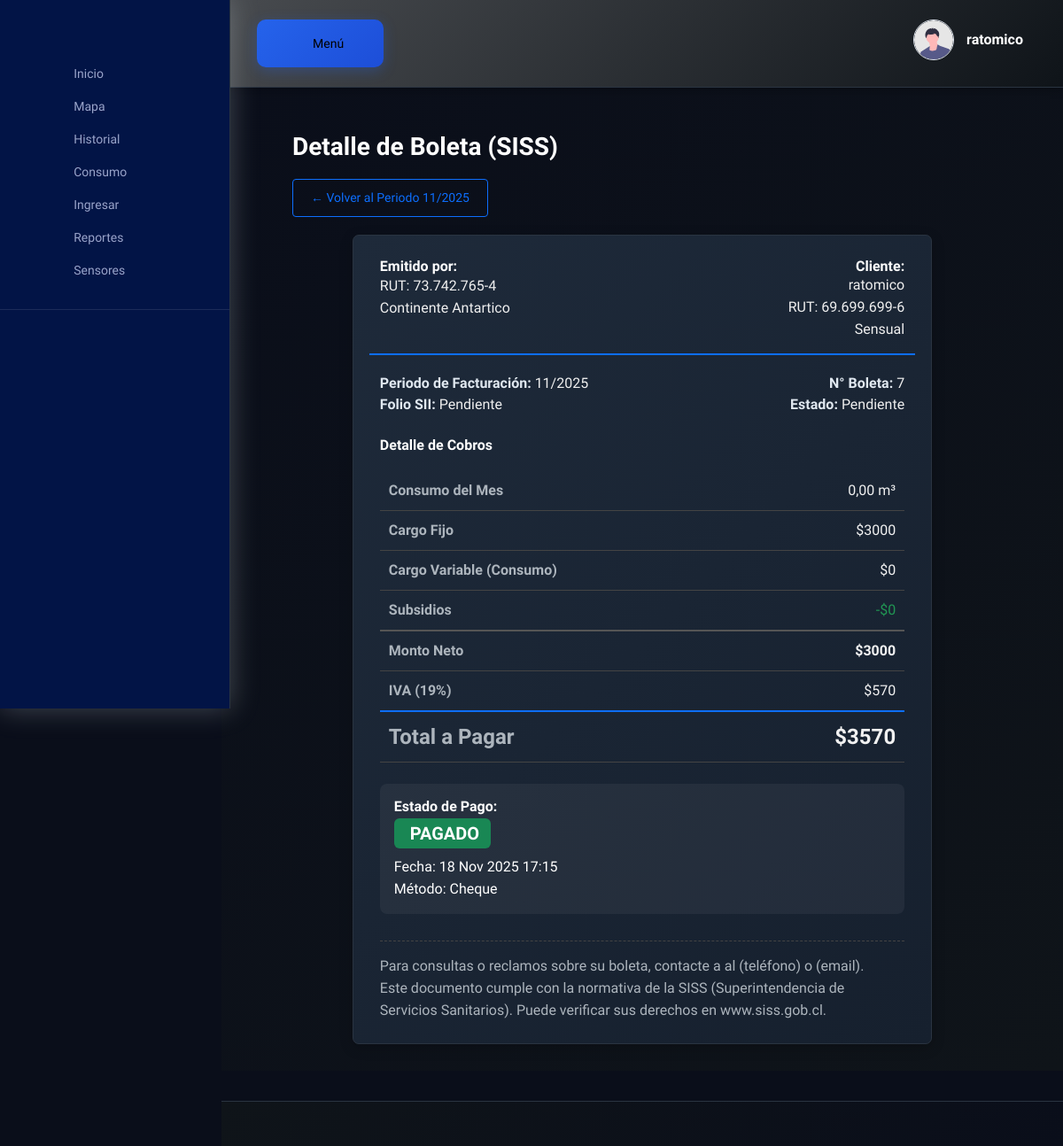
/empresa/boleta/7/ (signed in), run on the app's committed database.
### reportes/models.py (models this page shows, shortened)
class Boleta(models.Model):
    empresa = models.ForeignKey(Organizacion, on_delete=models.CASCADE, related_name="boletas_emitidas")
    cliente = models.ForeignKey(Usuario, on_delete=models.PROTECT, related_name="boletas_recibidas", limit_choices_to={'organizacion_admin__isnull': False})
    tarifa_aplicada = models.ForeignKey(Tarifa, on_delete=models.PROTECT)
    mes = models.PositiveIntegerField()
    ano = models.PositiveIntegerField()
    fecha_emision = models.DateTimeField(auto_now_add=True)
    consumo_m3 = models.FloatField(default=0)
    monto_cargo_fijo = models.PositiveIntegerField()
    monto_consumo_variable = models.PositiveIntegerField()
    monto_subsidio = models.PositiveIntegerField(default=0)
    monto_neto = models.PositiveIntegerField()
    monto_iva = models.PositiveIntegerField()
    monto_total = models.PositiveIntegerField()
    estado_sii = models.CharField(max_length=50, default="Pendiente")
    folio_sii = models.CharField(max_length=100, blank=True, null=True)
    pdf_boleta = models.FileField(upload_to='boletas/', blank=True, null=True)
    class EstadoPago(models.TextChoices):
        PENDIENTE = 'PENDIENTE', 'Pendiente de Pago'
        PAGADO = 'PAGADO', 'Pagado'
        VENCIDO = 'VENCIDO', 'Vencido'
    estado_pago = models.CharField(
        max_length=20,
        choices=EstadoPago.choices,
        default=EstadoPago.PENDIENTE
    )
    fecha_pago = models.DateTimeField(null=True, blank=True, verbose_name="Fecha de Pago Real")
    metodo_pago = models.CharField(
        max_length=50,
        blank=True,
        help_text="Ej: Transferencia, Efectivo, Cheque"
    )
    class Meta:
        unique_together = ('cliente', 'mes', 'ano')

class Tarifa(models.Model):
    cargo_fijo = models.PositiveIntegerField(default=3000, help_text="Monto fijo mensual en CLP")
    limite_tramo_1 = models.FloatField(default=15, help_text="Límite del primer tramo en m³")
    valor_tramo_1 = models.PositiveIntegerField(default=500, help_text="Valor por m³ en Tramo 1 (CLP)")
    valor_tramo_2 = models.PositiveIntegerField(default=1000, help_text="Valor por m³ sobre el Tramo 1 (CLP)")
    iva = models.FloatField(default=0.19, help_text="Porcentaje de IVA (ej: 0.19)")
    @property
    def iva_porcentaje(self):
        return int(self.iva * 100)

### gestorUser/models.py (models this page shows, shortened)
class Organizacion(models.Model):
    nombre = models.CharField(max_length=200, unique=True)
    rut_empresa = models.CharField("RUT de la Empresa", max_length=12, blank=True)
    direccion_empresa = models.CharField("Dirección de la Empresa", max_length=255, blank=True)
    tarifa = models.OneToOneField(
        'reportes.Tarifa',
        on_delete=models.SET_NULL,
        null=True, blank=True,
        related_name="organizacion"
    )

class Usuario(models.Model):
    usuario = models.OneToOneField(User, on_delete=models.CASCADE)
    limite_consumo_mensual = models.PositiveIntegerField(default=10000,help_text="Límite de consumo mensual total en Litros")
    organizacion_admin = models.ForeignKey(
        Organizacion,
        on_delete=models.SET_NULL,
        null=True, blank=True,
        related_name="clientes_administrados"
    )
    rut_cliente = models.CharField("RUT del Cliente", max_length=12, blank=True)
    direccion = models.CharField("Dirección del Cliente", max_length=255, blank=True)

### reportes/views.py (the view)
# urls.py: path('empresa/boleta/<int:boleta_id>/', reportes_views.ver_boleta_view, name='empresa_boleta_detalle'),
@login_required
def ver_boleta_view(request, boleta_id):
    boleta = get_object_or_404(Boleta, id=boleta_id)
    usuario_actual = request.user.usuario
    es_propietario = (boleta.cliente == usuario_actual)
    organizacion_actual = get_organizacion_actual(usuario_actual)
    es_administrador = (boleta.empresa == organizacion_actual)
    if not (es_propietario or es_administrador):
        messages.error(request, "No tiene permiso para ver esta boleta.")
        if organizacion_actual: # Si es empleado, lo mandamos a su panel
            return redirect('empresa_facturacion')
        else: # Si es cliente, lo mandamos al suyo
            return redirect('post_login')
    context = {
        'boleta': boleta
    }
    return render(request, 'reportes/boleta_detalle.html', context)

### sensores/views.py (called while the page is built)
def get_organizacion_actual(usuario_perfil):
    try:
        membresia = Membresia.objects.get(usuario=usuario_perfil)
        return membresia.organizacion
    except Membresia.DoesNotExist:
        return None

### templates/reportes/boleta_detalle.html (shortened to what this page needs)
{% extends "base/base_dashboard.html" %}
{% load static %}
{% block dashboard_content %}
  <div class="title-wrapper pt-30 mb-20">
    <h2>Detalle de Boleta (SISS)</h2>
    <a
      href="{% url 'empresa_facturacion_detalle' ano=boleta.ano mes=boleta.mes %}"
      style="margin-top: 19px;"
      class="btn btn-outline-primary btn-sm"
    >
      &larr; Volver al Periodo {{ boleta.mes }}/{{ boleta.ano }}
    </a>
  </div>
  <div class="row">
    <div class="col-lg-10 mx-auto">
      <div class="card-style mb-30">
        <div class="boleta-header row">
          <div class="col-md-6">
            <h5>Emitido por:</h5>
            <p class="text-light" style="margin-bottom: 0;">
              RUT: {{ boleta.empresa.rut_empresa }}
            </p>
            <p class="text-light" style="margin-bottom: 0;">
              {{ boleta.empresa.direccion_empresa }}
            </p>
          </div>
          <div class="col-md-6 text-md-end">
            <h5>Cliente:</h5>
            <strong class="text-light">{{ boleta.cliente.usuario.username }}</strong>
            <p class="text-light" style="margin-bottom: 0;">
              RUT: {{ boleta.cliente.rut_cliente }}
            </p>
            <p class="text-light" style="margin-bottom: 0;">
              {{ boleta.cliente.direccion }}
            </p>
          </div>
        </div>
        <div class="row mb-4">
          <div class="col-6">
            <strong>Periodo de Facturación:</strong>
            <span class="text-light">{{ boleta.mes }}/{{ boleta.ano }}</span>
          </div>
          <div class="col-6 text-end">
            <strong>N° Boleta:</strong>
            <span class="text-light">{{ boleta.id }}</span>
          </div>
          <div class="col-6">
            <strong>Folio SII:</strong>
            <span class="text-light">{{ boleta.folio_sii|default:"Pendiente" }}</span>
          </div>
          <div class="col-6 text-end">
            <strong>Estado:</strong>
            <span class="text-light">{{ boleta.estado_sii }}</span>
          </div>
        </div>
        <h5 class="mb-20">Detalle de Cobros</h5>
        <table class="boleta-detalle-tabla">
          <tbody>
            <tr>
              <th>Consumo del Mes</th>
              <td>{{ boleta.consumo_m3|floatformat:2 }} m³</td>
            </tr>
            <tr>
              <th>Cargo Fijo</th>
              <td>${{ boleta.monto_cargo_fijo }}</td>
            </tr>
            <tr>
              <th>Cargo Variable (Consumo)</th>
              <td>${{ boleta.monto_consumo_variable }}</td>
            </tr>
            <tr>
              <th>Subsidios</th>
              <td class="text-success">-${{ boleta.monto_subsidio }}</td>
            </tr>
            <tr style="border-top: 2px solid #555;">
              <th><strong>Monto Neto</strong></th>
              <td><strong>${{ boleta.monto_neto }}</strong></td>
            </tr>
            <tr>
              <th>IVA ({{ boleta.tarifa_aplicada.iva_porcentaje }}%)</th>
              <td>${{ boleta.monto_iva }}</td>
            </tr>
            <tr class="boleta-total" style="border-top: 2px solid #0d6efd;">
              <th>Total a Pagar</th>
              <td>${{ boleta.monto_total }}</td>
            </tr>
          </tbody>
        </table>
        <div class="mt-4 p-3" style="background-color: rgba(255,255,255,0.05); border-radius: 8px;">
          <div class="row align-items-center">
            <div class="col-md-6">
              <h5 class="mb-1">Estado de Pago:</h5>
              {% if boleta.estado_pago == 'PAGADO' %}
                <span class="badge bg-success fs-5">
                   PAGADO
                </span>
                <p class="mt-2 text-white mb-0" style="color: #fff !important;">
                  Fecha: {{ boleta.fecha_pago|date:"d M Y H:i" }} <br />
                  Método: {{ boleta.metodo_pago }}
                </p>
              {% else %}
                <span class="badge bg-warning text-dark fs-5">
                  <i class="lni lni-timer"></i> PENDIENTE
                </span>
              {% endif %}
            </div>
          </div>
        </div>
        <div class="siss-footer">
          <p>
            Para consultas o reclamos sobre su boleta, contacte a
            al (teléfono) o (email).
          </p>
          <p>
            Este documento cumple con la normativa de la SISS (Superintendencia de
            Servicios Sanitarios). Puede verificar sus derechos en www.siss.gob.cl.
          </p>
        </div>
      </div>
    </div>
  </div>
{% endblock %}

### templates/base/base_dashboard.html (shortened to what this page needs)
{% load static %}
<!DOCTYPE html>
<html lang="es">
<head>
    <link rel="stylesheet" href="{% static 'assets/css/bootstrap.min.css' %}" />
    <link href="https://cdn.lineicons.com/4.0/lineicons.css" rel="stylesheet" />
    <link rel="stylesheet" href="{% static 'assets/css/main.css' %}" />
    <link rel="stylesheet" href="{% static 'css/dashboard-dark-blue.css' %}" />
    <link rel="stylesheet" href="{% static 'estilocss/style.css' %}" />
</head>
<body>
  <aside class="sidebar-nav-wrapper">
    <div class="sidebar-logo">
        <nav class="sidebar-nav">
          <ul>
            {% if request.user.usuario.membresias.all.count > 0 %}
              <li class="nav-item">
                  <a href="{% url 'empresa_inicio' %}">
                      <span class="icon"><i class="lni lni-apartment"></i></span>
                      <span class="text">Inicio Empresa</span>
                  </a>
              </li>
              <li class="nav-item">
                  <a href="{% url 'empresa_mapa_general' %}">
                      <span class="icon"><i class="lni lni-map-marker"></i></span>
                      <span class="text">Mapa General</span>
                  </a>
              </li>
              <li class="nav-item">
                  <a href="{% url 'empresa_lista_clientes' %}">
                      <span class="icon"><i class="lni lni-users"></i></span>
                      <span class="text">Lista de Clientes</span>
                  </a>
              </li>
              <li class="nav-item">
                  <a href="{% url 'empresa_crear_cliente' %}">
                      <span class="icon"><i class="lni lni-plus"></i></span>
                      <span class="text">Registrar Cliente</span>
                  </a>
              </li>
              <li class="nav-item">
                <a href="{% url 'empresa_facturacion' %}">
                    <span class="icon"><i class="lni lni-revenue"></i></span>
                    <span class="text">Facturación</span>
                </a>
              </li>
              <li class="nav-item">
                  <a href="{% url 'empresa_configuracion_tarifas' %}">
                      <span class="icon"><i class="lni lni-cog"></i></span>
                      <span class="text">Configurar Tarifas</span>
                  </a>
              </li>
          {% else %}
          <li class="nav-item">
              <a href="{% url 'post_login' %}">
                  <span class="icon"></span>
                  <span class="text">Inicio</span>
              </a>
          </li>
          <li class="nav-item">
              <a href="{% url 'mapa_pagina' %}">
                  <span class="icon"></span>
                  <span class="text">Mapa</span>
              </a>
          </li>
          <li class="nav-item">
              <a href="{% url 'historial_pagina' %}">
                  <span class="icon"></span>
                  <span class="text">Historial</span>
              </a>
          </li>
          <li class="nav-item">
              <a href="{% url 'consumo_pagina' %}">
                  <span class="icon"></span>
                  <span class="text">Consumo</span>
              </a>
          </li>
          <li class="nav-item">
              <a href="{% url 'ingreso_pagina' %}">
                  <span class="icon"></span>
                  <span class="text">Ingresar</span>
              </a>
          </li>
          <li class="nav-item">
              <a href="{% url 'reportes_pagina' %}">
                  <span class="icon"></span>
                  <span class="text">Reportes</span>
              </a>
          </li>
          <li class="nav-item">
            <a href="{% url 'lista_sensores' %}"> <span class="icon"></span>
                <span class="text">Sensores</span>
            </a>
          </li>
        {% endif %}
      </ul>
    </nav>
  </aside>
  <main class="main-wrapper">
    <header class="header">
      <div class="container-fluid">
        <div class="row">
          <div class="col-lg-5 col-md-5 col-6">
            <div class="header-left d-flex align-items-center">
              <button style="border-radius: 10px;" id="menu-toggle" class="main-btn rounded-10" aria-label="Alternar menú" aria-expanded="false">
                 Menú
              </button>
            </div>
          </div>
          <div class="col-lg-7 col-md-7 col-6">
            <div class="header-right">
              <div class="profile-box">
                <button class="dropdown-toggle bg-transparent border-0" type="button" id="profile" data-bs-toggle="dropdown" aria-haspopup="true" aria-expanded="false" aria-label="Abrir menú de perfil">
                  <div class="profile-info">
                    <div class="info">
                      <div class="image">
                        <img src="{% static 'img/undraw_profile.svg' %}" alt="Profile" />
                      </div>
                      <div>
                        <h6>{{user.username}}</h6>
                      </div>
                    </div>
                  </div>
                </button>
              </div>
            </div>
          </div>
        </div>
      </div>
    </header>
    <section class="section">
      <div class="container-fluid">
        <div class="main-content">
          <div class="container-fluid">
            {% block dashboard_content %}
            {% endblock %}
          </div>
        </div>
      </div>
    </section>
    <footer class="footer">
    </footer>
  </main>
</body>
</html>

### static/css/dashboard-dark-blue.css (style rules this page uses)
body { background: #0a0e1a; color: #e0e8f0; }
.section { background: linear-gradient(135deg, #0a0e1a 0%, #0f1419 100%); }
.sidebar-nav-wrapper { background: linear-gradient(180deg, #1a2332 0%, #0f1419 100%); border-right: 1px solid #2a3441; }
.header { background: linear-gradient(135deg, #484b4f 0%, #0f1419 100%); border-bottom: 1px solid #2a3441; box-shadow: 0 2px 10px rgba(0,0,0,0.3); }
.icon-card, .card-style { background: linear-gradient(135deg, #1e2a3a 0%, #16202e 100%); border: 1px solid #2a3441; box-shadow: 0 4px 15px rgba(0,0,0,0.2); }
h2, h3, h4, h5, h6 { color: #e0e8f0; }
.text-success { color: #68d391; }
.footer { background: linear-gradient(135deg, #0f1419 0%, #0a0e1a 100%); border-top: 1px solid #2a3441; }
.main-btn { background: linear-gradient(135deg, #2563eb 0%, #1d4ed8 100%); border: none; box-shadow: 0 4px 15px rgba(37,99,235,0.3); }
h1, h2, h3, h4, h5, h6, .card-title, .card-header h6 { color: #ffffff; }

### templates/base/base_dashboard.html (style rules this page uses)
.sidebar-nav-wrapper { position: fixed; top: 0; left: 0; height: 100vh; overflow-y: auto; width: 260px; background: #021446; z-index: 999; }
.section { padding-top: 20px; }

### templates/reportes/boleta_detalle.html (style rules this page uses)
.boleta-header { border-bottom: 2px solid #0d6efd; padding-bottom: 15px; margin-bottom: 20px; }
.boleta-detalle-tabla { width: 100%; margin-top: 20px; }
.boleta-detalle-tabla th { text-align: left; padding: 10px; border-bottom: 1px solid #444; color: #adb5bd; }
.boleta-detalle-tabla td { text-align: right; padding: 10px; border-bottom: 1px solid #444; color: #f1f1f1; }
.boleta-total { font-size: 1.5em; font-weight: bold; color: #fff; }
.siss-footer { margin-top: 30px; padding-top: 15px; border-top: 1px dashed #444; font-size: 0.9em; color: #adb5bd; }

### data on the page
Boleta: mes "11", ano "2025", empresa.rut_empresa "73.742.765-4", empresa.direccion_empresa "Continente Antartico", cliente.usuario.username "ratomico", cliente.rut_cliente "69.699.699-6", cliente.direccion "Sensual", id "7", folio_sii "Pendiente", estado_sii "Pendiente", consumo_m3 "0,00", monto_cargo_fijo "3000", monto_consumo_variable "0", monto_subsidio "0", monto_neto "3000", tarifa_aplicada.iva_porcentaje "19", monto_iva "570", monto_total "3570", fecha_pago "18 Nov 2025 17:15", metodo_pago "Cheque"

### other printed values
{{ user.username }} "ratomico"
